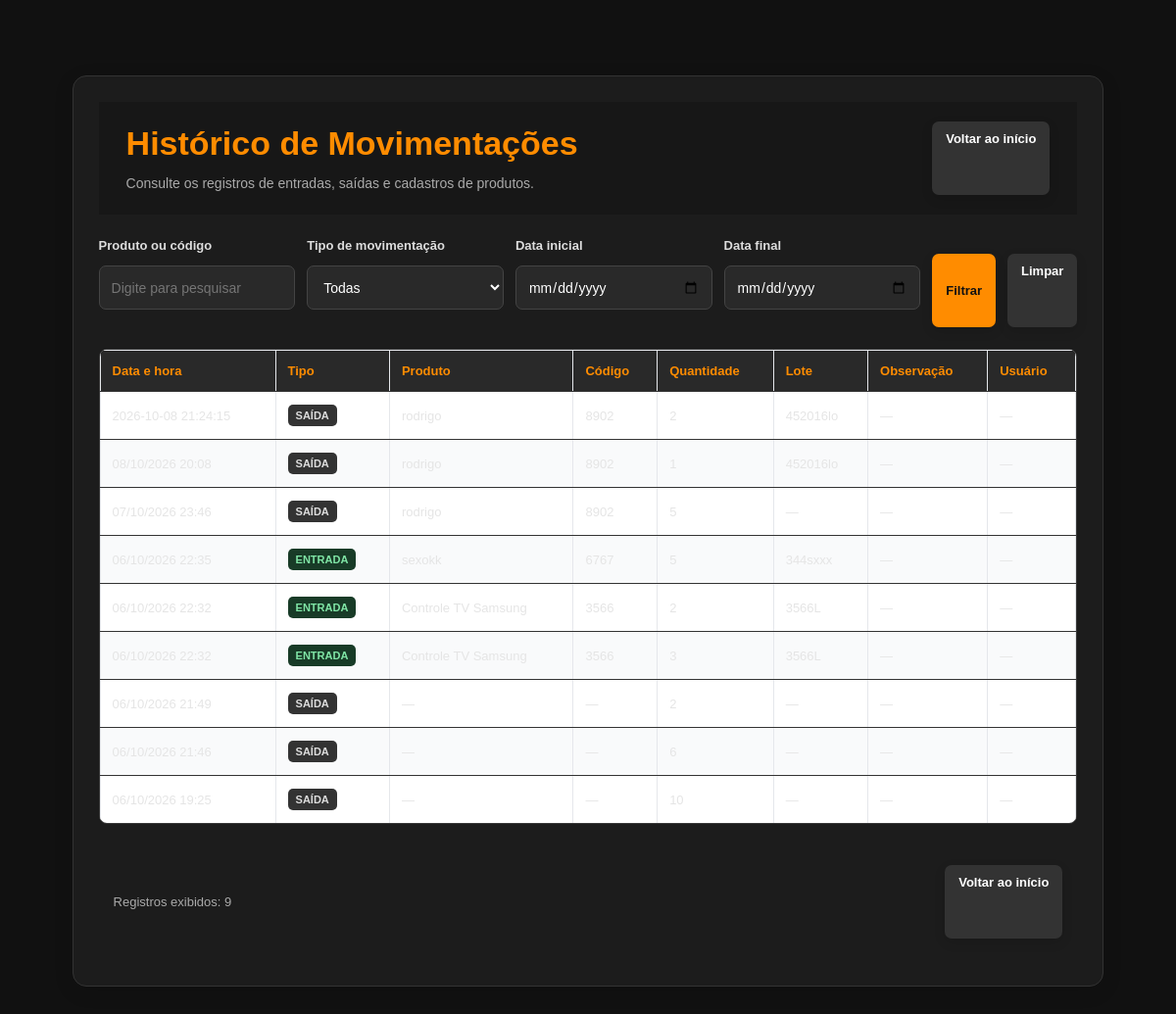
/historico (signed in), run on the app's committed database.
### tables this page shows
CREATE TABLE movimentacoes (
            id INTEGER PRIMARY KEY AUTOINCREMENT,
            produto_id INTEGER NOT NULL,
            tipo TEXT NOT NULL,
            quantidade INTEGER NOT NULL,
            data TEXT NOT NULL,
            destino TEXT,
            responsavel TEXT,
            requisicao TEXT,
            observacoes TEXT
        , lote TEXT, horario_registro TEXT, fornecedor_id INTEGER, nota_fiscal TEXT, valor REAL);

CREATE TABLE produtos (
            id INTEGER PRIMARY KEY AUTOINCREMENT,
            nome TEXT NOT NULL,
            codigo TEXT NOT NULL,
            quantidade INTEGER NOT NULL
        , categoria TEXT, ativo INTEGER NOT NULL DEFAULT 1);

### app.py (the view, shortened to what this page needs)
@app.route("/historico")
def historico():
    busca = request.args.get("busca", "").strip()
    tipo = request.args.get("tipo", "").strip()
    data_inicio = request.args.get("data_inicio", "").strip()
    data_fim = request.args.get("data_fim", "").strip()
    conexao = conectar_banco()
    try:
        consulta = """
            SELECT m.*,
                   p.nome AS produto_nome, p.nome AS nome_produto,
                   p.codigo AS produto_codigo, p.codigo AS codigo,
                   m.responsavel AS usuario,
                   m.observacoes AS observacao,
                   COALESCE(m.horario_registro, '') AS horario
            FROM movimentacoes m
            LEFT JOIN produtos p ON p.id = m.produto_id
            LEFT JOIN fornecedores f ON f.id = m.fornecedor_id
            WHERE 1 = 1
        """
        parametros = []
        if tipo in ("ENTRADA", "SAÍDA", "SAIDA", "CADASTRO"):
            if tipo == "SAIDA":
                consulta += " AND m.tipo IN ('SAIDA', 'SAÍDA')"
            else:
                consulta += " AND m.tipo = ?"
                parametros.append(tipo)
        consulta += " ORDER BY m.id DESC"
        movimentacoes = conexao.execute(consulta, parametros).fetchall()
    finally:
        conexao.close()
    itens = []
    for linha in movimentacoes:
        item = dict(linha)
        item["data"] = f'{linha["data"]} {linha["horario"] or ""}'.strip()
        itens.append(item)
    return render_template(
        "historico.html", movimentacoes=itens, busca=busca, tipo=tipo,
        data_inicio=data_inicio, data_fim=data_fim
    )

### app.py (called while the page is built)
def conectar_banco():
    conexao = sqlite3.connect(DB_NAME)
    conexao.row_factory = sqlite3.Row
    return conexao

@app.before_request
def proteger_sistema():
    rotas_publicas = {"login", "cadastro_usuario", "static"}
    if request.endpoint is None or request.endpoint in rotas_publicas:
        return
    if not session.get("usuario_id"):
        return redirect(url_for("login"))

### templates/historico.html (shortened to what this page needs)
<!DOCTYPE html>
<html lang="pt-br">
<head>
    <link rel="stylesheet" href="{{ url_for('static', filename='style.css') }}">
</head>
<body>
    <main class="container">
        <section class="painel">
            <header class="topo">
                <div>
                    <h1>Histórico de Movimentações</h1>
                    <p class="subtitulo">
                        Consulte os registros de entradas, saídas e cadastros de produtos.
                    </p>
                </div>
                <a href="{{ url_for('inicio') }}" class="botao secundario">
                    Voltar ao início
                </a>
            </header>
            <form method="GET" action="{{ url_for('historico') }}" class="filtros">
                <div class="campo">
                    <label for="busca">Produto ou código</label>
                    <input
                        type="search"
                        id="busca"
                        name="busca"
                        value="{{ request.args.get('busca', '') }}"
                        placeholder="Digite para pesquisar"
                    >
                </div>
                <div class="campo">
                    <label for="tipo">Tipo de movimentação</label>
                    <select id="tipo" name="tipo">
                        <option value="">Todas</option>
                    </select>
                </div>
                <div class="campo">
                    <label for="data_inicio">Data inicial</label>
                    <input
                        type="date"
                        id="data_inicio"
                        name="data_inicio"
                        value="{{ request.args.get('data_inicio', '') }}"
                    >
                </div>
                <div class="campo">
                    <label for="data_fim">Data final</label>
                    <input
                        type="date"
                        id="data_fim"
                        name="data_fim"
                        value="{{ request.args.get('data_fim', '') }}"
                    >
                </div>
                <button type="submit" class="botao principal">Filtrar</button>
                <a href="{{ url_for('historico') }}" class="botao secundario">Limpar</a>
            </form>
            <div class="tabela-wrapper">
                <table>
                    <thead>
                        <tr>
                            <th>Data e hora</th>
                            <th>Tipo</th>
                            <th>Produto</th>
                            <th>Código</th>
                            <th>Quantidade</th>
                            <th>Lote</th>
                            <th>Observação</th>
                            <th>Usuário</th>
                        </tr>
                    </thead>
                    <tbody>
                        {% for movimento in movimentacoes %}
                            <tr>
                                <td>{{ movimento.data }}</td>
                                <td>
                                    {% set tipo_movimento = movimento.tipo|string|upper %}
                                    {% if tipo_movimento == 'ENTRADA' %}
                                        <span class="tipo entrada">ENTRADA</span>
                                    {% elif tipo_movimento == 'SAIDA' %}
                                        <span class="tipo saida">SAÍDA</span>
                                    {% elif tipo_movimento == 'CADASTRO' %}
                                        <span class="tipo cadastro">CADASTRO</span>
                                    {% else %}
                                        <span class="tipo outro">{{ movimento.tipo }}</span>
                                    {% endif %}
                                </td>
                                <td>{{ movimento.nome_produto or '—' }}</td>
                                <td>{{ movimento.codigo or '—' }}</td>
                                <td>{{ movimento.quantidade if movimento.quantidade is not none else '—' }}</td>
                                <td>{{ movimento.lote or '—' }}</td>
                                <td>{{ movimento.observacao or '—' }}</td>
                                <td>{{ movimento.usuario or '—' }}</td>
                            </tr>
                        {% else %}
                            <tr>
                                <td colspan="8" class="vazio">
                                    Nenhuma movimentação encontrada.
                                </td>
                            </tr>
                        {% endfor %}
                    </tbody>
                </table>
            </div>
            <footer class="rodape">
                <span class="contador">
                    Registros exibidos: {{ movimentacoes|length }}
                </span>
                <div class="acoes">
                    <a href="{{ url_for('inicio') }}" class="botao secundario">
                        Voltar ao início
                    </a>
                </div>
            </footer>
        </section>
    </main>
</body>
</html>

### static/style.css (style rules this page uses)
:root { --preto: #171717; --preto-secundario: #242424; --laranja: #f58220; --laranja-hover: #dc6d10; --branco: #ffffff; --fundo: #f4f5f7; --texto: #202938; --borda: #d1d5db; --verde: #0ab85a; --vermelho: #dc3545; --azul: #2878d8; --roxo: #8052d6; --sombra: 0 5px 20px rgba(0, 0, 0, 0.12); }
* { box-sizing: border-box; }
html { min-height: 100%; scroll-behavior: smooth; }
body { min-height: 100vh; margin: 0; font-family: Arial, Helvetica, sans-serif; color: var(--texto); background-color: var(--fundo); background-image: linear-gradient( rgba(255, 255, 255, 0.88), rgba(255, 255, 255, 0.88) ), url("/static/fundo_estoque.png"); background-position: center; background-size: cover; background-attachment: fixed; background-repeat: no-repeat; }
a { color: var(--laranja-hover); text-decoration: none; }
h1, h2, h3, h4 { line-height: 1.3; }
p { line-height: 1.6; }
header { width: 100%; }
.topo, .cabecalho, header.cabecalho { display: flex; align-items: center; justify-content: space-between; flex-wrap: wrap; gap: 16px; padding: 20px 28px; background: var(--preto); color: var(--branco); }
.topo h1, .cabecalho h1, header h1 { margin: 0; font-size: clamp(22px, 3vw, 34px); }
.container, .conteudo { width: 100%; max-width: 1200px; margin: 0 auto; padding: 24px; }
.painel { width: min(1100px, 94%); margin: 25px auto; padding: 30px; border: 1px solid rgba(255, 255, 255, 0.8); border-radius: 16px; background: rgba(255, 255, 255, 0.94); box-shadow: var(--sombra); }
.botao, .botao-menu, .menu-botoes a, .grid-botoes a { display: flex; align-items: center; justify-content: center; min-height: 75px; padding: 18px; border: 0; border-radius: 12px; color: var(--branco); font-size: 17px; font-weight: bold; text-align: center; cursor: pointer; box-shadow: 0 4px 12px rgba(0, 0, 0, 0.12); transition: transform 0.2s, filter 0.2s, box-shadow 0.2s; }
form { width: 100%; }
.campo, .form-group, .campo-formulario { display: flex; flex-direction: column; gap: 7px; margin-bottom: 18px; }
label { display: block; margin-bottom: 6px; color: var(--texto); font-weight: 600; }
input, select, textarea { width: 100%; min-height: 45px; padding: 12px 14px; border: 1px solid var(--borda); border-radius: 8px; background: var(--branco); color: #111827; font-family: inherit; font-size: 16px; outline: none; transition: border-color 0.2s, box-shadow 0.2s; }
button, input[type="submit"], .btn { display: inline-flex; align-items: center; justify-content: center; gap: 8px; min-height: 42px; padding: 11px 18px; border: 0; border-radius: 8px; background: var(--laranja); color: var(--branco); font-family: inherit; font-size: 15px; font-weight: bold; cursor: pointer; transition: background 0.2s, transform 0.2s; }
table { width: 100%; border-collapse: collapse; background: var(--branco); font-size: 14px; }
thead { background: var(--preto); color: var(--branco); }
th, td { padding: 13px 12px; border: 1px solid #e5e7eb; text-align: left; vertical-align: middle; }
th { font-weight: bold; white-space: nowrap; }
tbody tr:nth-child(even) { background: #f9fafb; }
.filtros, .filtros-historico { display: flex; align-items: end; flex-wrap: wrap; gap: 14px; margin-bottom: 22px; }
.filtros > div, .filtros-historico > div { flex: 1 1 170px; }
footer { padding: 22px 15px; color: #6b7280; font-size: 13px; text-align: center; }

### data on the page
movimentacoes: data "2026-10-08 21:24:15", tipo "SAÍDA", nome "rodrigo", codigo "8902", quantidade "2", lote "452016lo", observacao "—", usuario "—"
movimentacoes: data "08/10/2026 20:08", tipo "SAÍDA", nome "rodrigo", codigo "8902", quantidade "1", lote "452016lo"
movimentacoes: data "07/10/2026 23:46", tipo "SAÍDA", nome "rodrigo", codigo "8902", quantidade "5", lote "—", observacao "—", usuario "—"
movimentacoes: data "06/10/2026 22:35", shows "ENTRADA", nome "sexokk", codigo "6767", quantidade "5", lote "344sxxx"
movimentacoes: data "06/10/2026 22:32", shows "ENTRADA", nome "Controle TV Samsung", codigo "3566", quantidade "2", lote "3566L", observacao "—", usuario "—"
movimentacoes: data "06/10/2026 22:32", shows "ENTRADA", nome "Controle TV Samsung", codigo "3566", quantidade "3", lote "3566L"
movimentacoes: data "06/10/2026 21:49", tipo "SAÍDA", nome_produto "—", codigo "—", quantidade "2", lote "—", observacao "—", usuario "—"
movimentacoes: data "06/10/2026 21:46", tipo "SAÍDA", quantidade "6"
movimentacoes: data "06/10/2026 19:25", tipo "SAÍDA", nome_produto "—", codigo "—", quantidade "10", lote "—", observacao "—", usuario "—"

### other printed values
{{ movimentacoes|length }} "9"
